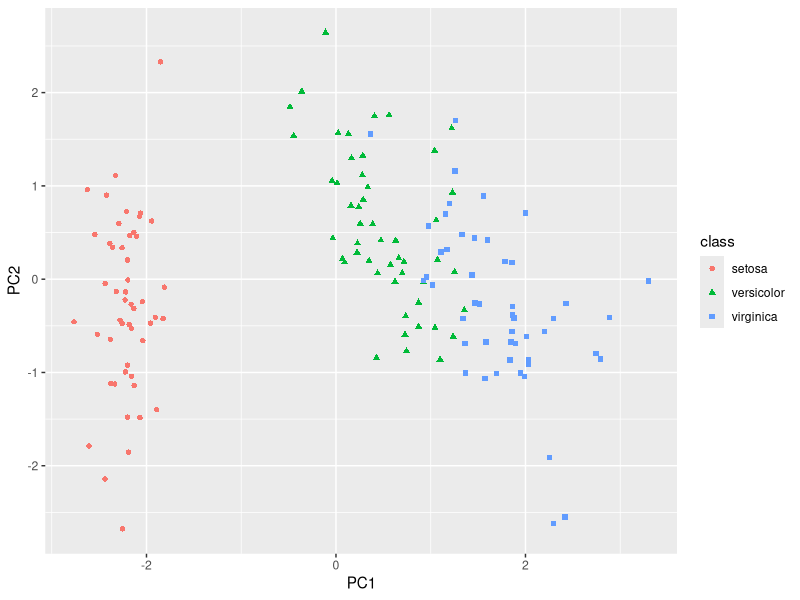
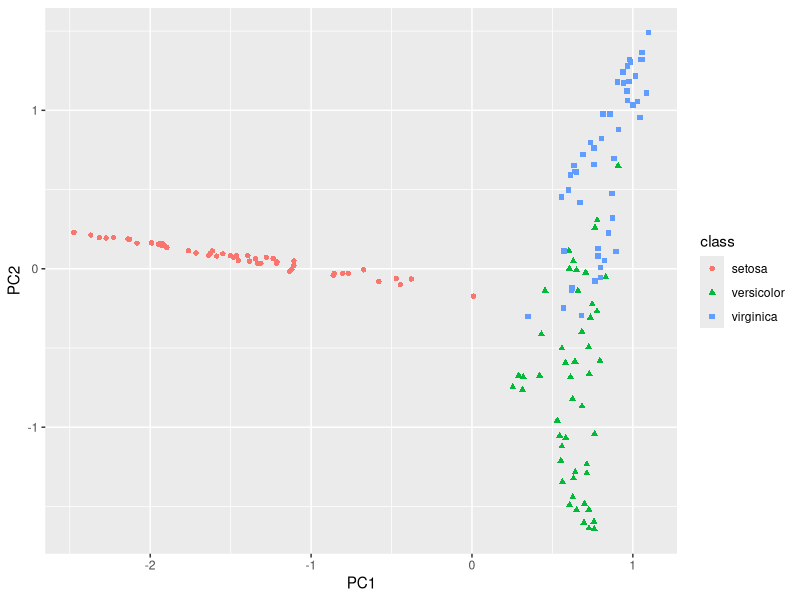

R code for these plots, in order:
# You need these packages for the example to run
install.packages("randomForest")
library(randomForest)
library(ROCR)
library(MASS)
library(ggplot2)

#Scaling of the data (iris data with 4 variables and 3 classes)
data2<-scale(iris[,1:4], center = TRUE, scale = TRUE)
#data2 <- log10(data2[,1:4])
class<-iris[,5]

#PCA analysis
pca<-prcomp(data2,center = FALSE,scale. = FALSE)

#calculating %variance
variance_PC<-100*pca$sdev^2/sum(pca$sdev^2)


#Add plotting 
PCA_scores<-data.frame(pca$x)
ggplot(PCA_scores[,1:2], aes(x=PC1, y=PC2, shape=class, color=class)) +geom_point()


#COmparing PCA and URF
Iris.urf <- randomForest(data2)
crowsD<-nrow(Iris.urf$proximity)
R = do.call(cbind, rep(list(rowMeans(Iris.urf$proximity)), crowsD))
C = do.call(cbind, rep(list(colMeans(Iris.urf$proximity)), crowsD))
Doublecenter <-Iris.urf$proximity-C-R+mean(Iris.urf$proximity)
PCA_URF<-prcomp(Doublecenter)
scores<-data.frame(PCA_URF$x[,1:2])
ggplot(scores[,1:2], aes(x=PC1, y=PC2, shape=class, color=class)) + geom_point()
